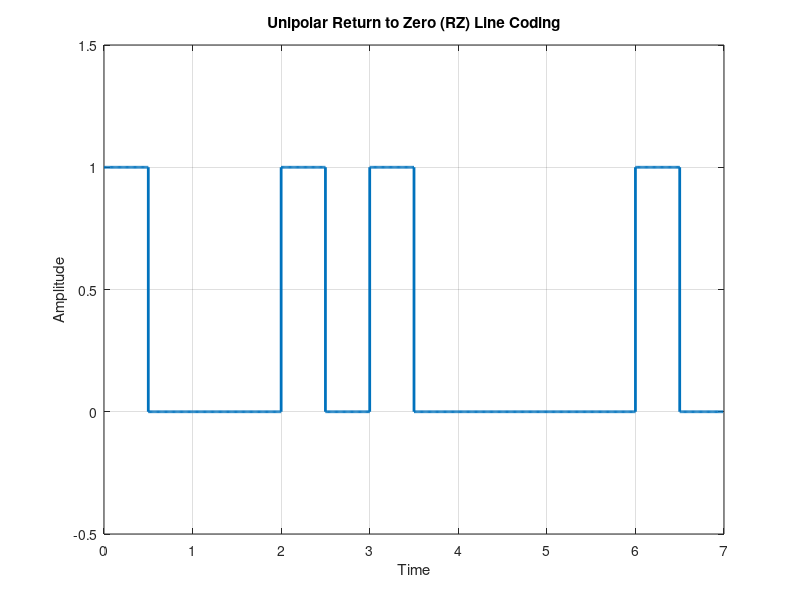

Write MATLAB code to recreate this figure.
clc;
clear;

% Input binary data
data = [1 0 1 1 0 0 1];

% Parameters
bit_duration = 1;               % Bit duration in seconds
samples_per_bit = 100;         % Number of samples per bit
Fs = samples_per_bit / bit_duration;  % Sampling frequency

% Time vector
t = 0 : 1/Fs : bit_duration * length(data) - 1/Fs;

% Initialize signal
rz_signal = zeros(1, length(t));

% Generate Unipolar RZ signal
for i = 1:length(data)
    if data(i) == 1
        % Half-bit duration high, rest low
        mid = (i-1)*samples_per_bit + floor(samples_per_bit/2);
        rz_signal((i-1)*samples_per_bit + 1 : mid) = 1;
    end
    % If data(i) == 0, it stays 0 (already initialized)
end

% Plotting the signal
figure;
stairs(t, rz_signal, 'LineWidth', 2);
xlabel('Time');
ylabel('Amplitude');
title('Unipolar Return to Zero (RZ) Line Coding');
axis([0 length(data) -0.5 1.5]);
grid on;
